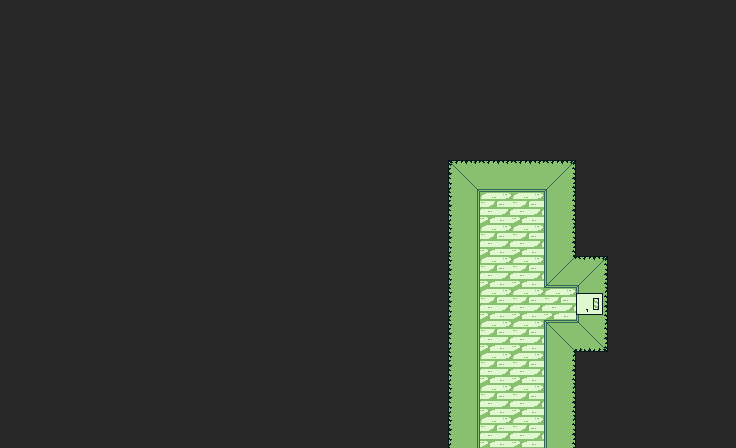

A 2D game scene composited from a Tiled map and its tileset images. What follows is a short description and the map's XML, with every tile layer's data as written:
An orthogonal 23x14 tile map with 32x32 px tiles, 1 tile layer (Vrstva dlaždic 1).

<map version="1.8" tiledversion="1.8.4" orientation="orthogonal" renderorder="right-down" width="23" height="14" tilewidth="32" tileheight="32" infinite="0" nextlayerid="2" nextobjectid="1">
 <tileset firstgid="1" source="../Zdi.tsx" />
 <layer id="1" name="Vrstva dlaždic 1" width="23" height="14">
  <data encoding="csv">
18,18,18,18,18,18,18,18,18,18,18,18,18,18,18,18,18,18,18,18,18,18,18,
18,18,18,18,18,18,18,18,18,18,18,18,18,18,18,18,18,18,18,18,18,18,18,
18,18,18,18,18,18,18,18,18,18,18,18,18,18,18,18,18,18,18,18,18,18,18,
18,18,18,18,18,18,18,18,18,18,18,18,18,18,18,18,18,18,18,18,18,18,18,
18,18,18,18,18,18,18,18,18,18,18,18,18,18,18,18,18,18,18,18,18,18,18,
18,18,18,18,18,18,18,18,18,18,18,18,18,18,16,6,6,7,18,18,18,18,18,
18,18,18,18,18,18,18,18,18,18,18,18,18,18,15,5,5,9,18,18,18,18,18,
18,18,18,18,18,18,18,18,18,18,18,18,18,18,15,5,5,9,18,18,18,18,18,
18,18,18,18,18,18,18,18,18,18,18,18,18,18,15,5,5,8,7,18,18,18,18,
18,18,18,18,18,18,18,18,18,18,18,18,18,18,15,5,5,5,2,18,18,18,18,
18,18,18,18,18,18,18,18,18,18,18,18,18,18,15,5,5,11,10,18,18,18,18,
18,18,18,18,18,18,18,18,18,18,18,18,18,18,15,5,5,9,18,18,18,18,18,
18,18,18,18,18,18,18,18,18,18,18,18,18,18,15,5,5,9,18,18,18,18,18,
18,18,18,18,18,18,18,18,18,18,18,18,18,18,15,5,5,9,18,18,18,18,18
</data>
 </layer>
</map>
